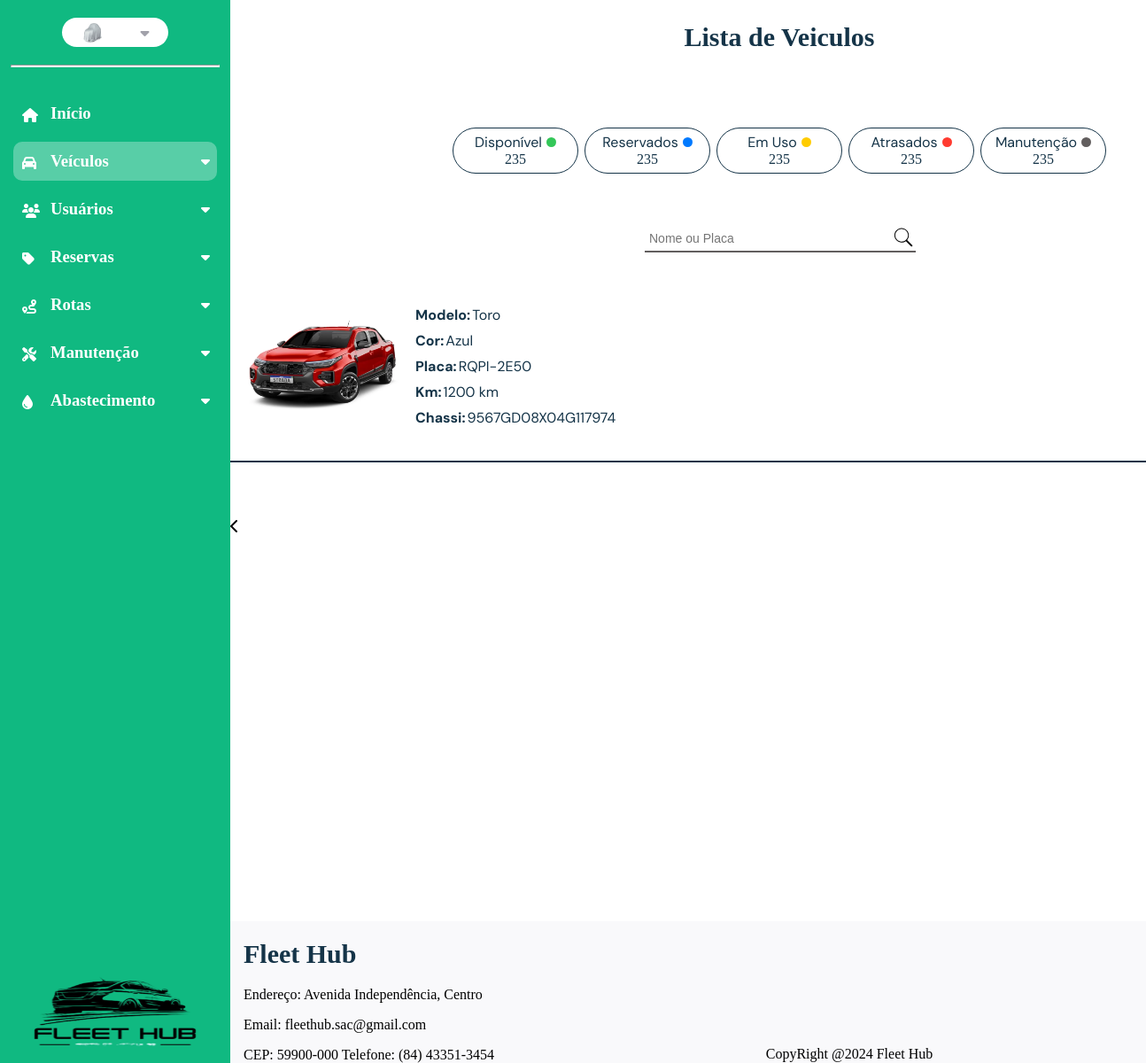
Page /listagem-veiculos (signed in) on the earlier database version.
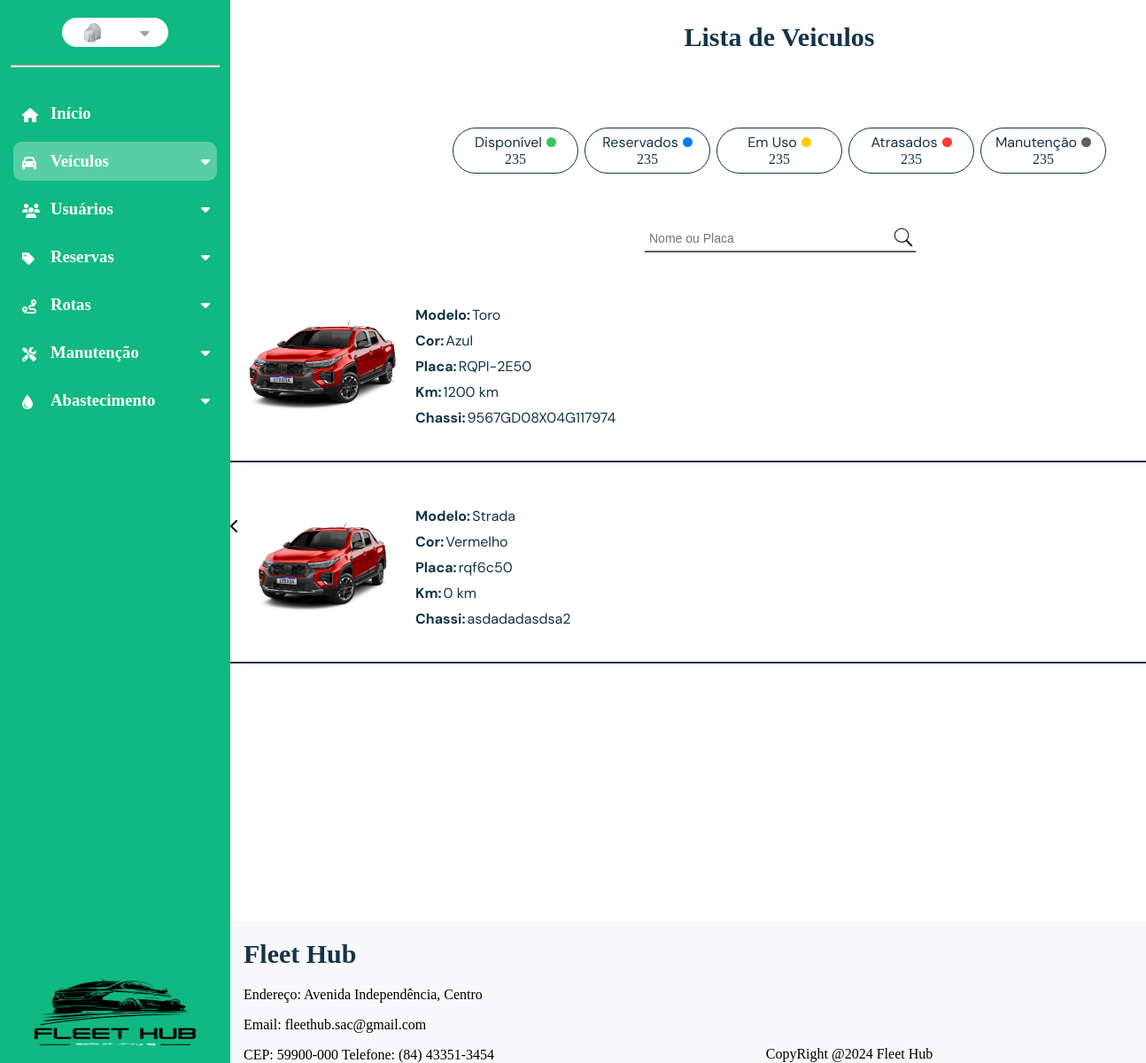
Same page on the later database version.
### dashboard/models.py (models this page shows, shortened)
class CustomUser(AbstractUser):
    nome = models.CharField(max_length=50)
    email = models.EmailField(max_length=254, unique=True)
    cpf = models.CharField(max_length=11, unique=True)
    telefone = models.CharField(max_length=15)
    rua = models.CharField(max_length=35)
    bairro = models.CharField(max_length=35)
    cidade = models.CharField(max_length=35)
    cep = models.CharField(max_length=15)
    imagem = models.ImageField(
        upload_to="imagens/usuario",
        height_field=None,
        width_field=None,
        max_length=None,
        default="carro-escondido.jpg",
    )
    estado = models.ForeignKey(Estado, on_delete=models.CASCADE, null=True, blank=True)
    tipo_usuario = models.ForeignKey(TipoUsuario, on_delete=models.CASCADE, null=True, blank=True)
    status_usuario = models.ForeignKey(StatusUsuario, on_delete=models.CASCADE, null=True, blank=True)
    groups = models.ManyToManyField(
        "auth.Group",
        related_name="customuser_set",
        blank=True
    )
    user_permissions = models.ManyToManyField(
        "auth.Permission",
        related_name="customuser_permissions_set",
        blank=True
    )

class Veiculo(models.Model):
    modelo = models.CharField(max_length=50)
    marca = models.CharField(max_length=100)
    valor_compra = models.CharField(max_length=25)
    ano = models.IntegerField()
    km = models.CharField(max_length=20)
    motor = models.CharField(max_length=10)
    placa = models.CharField(max_length=20)
    chassi = models.CharField(max_length=20)
    cor = models.CharField(max_length=50, default="indefinido")
    imagem = models.ImageField(
        upload_to="imagens/veiculos",
        height_field=None,
        width_field=None,
        max_length=None,
        default="media/carro-escondido.jpg",
    )
    status = models.ForeignKey(
    Status_Veiculo,
    on_delete=models.SET_NULL,
    null=True,
    blank=True,
    related_name="veiculos_status"
)
    data_cadastro = models.DateField(auto_now_add=True)
    data_alteracao = models.DateField(auto_now=True)
    usuario_cadastro = models.ForeignKey(
        CustomUser,
        on_delete=models.SET_NULL,
        null=True,
        blank=True,
        related_name="veiculos_cadastrados",
    )
    usuario_alteracao = models.ForeignKey(
        CustomUser,
        on_delete=models.SET_NULL,
        null=True,
        blank=True,
        related_name="veiculos_alterados",
    )

### dashboard/views.py (the view)
# urls.py: path('listagem-veiculos',views.listagem_veiculos,name='listagem_veiculos'),
@login_required
def listagem_veiculos(request):
    query = request.GET.get('query')
    veiculos = Veiculo.objects.all()
    if query:
        veiculos = veiculos.filter(
            modelo__icontains=query
        ) | veiculos.filter(
            placa__icontains=query
        )
    return render(request, 'dashboard/listagem_veiculos.html',{'veiculos':veiculos})

### dashboard/templates/dashboard/listagem_veiculos.html (shortened to what this page needs)
{% extends 'base.html' %}
{% load static %}
{% block page_name %}Listagem_Veiculos{% endblock page_name %}
{% block estilos %}
<link rel="stylesheet" href="{% static 'css/listagem_veiculos.css' %}">
<link href="https://cdnjs.cloudflare.com/ajax/libs/font-awesome/6.0.0-beta3/css/all.min.css" rel="stylesheet">
{% endblock estilos %}
{% block content %}
<section id="content-listagem">
    <h1>Lista de Veiculos</h1>
    <div id="filtros">
        <div id="estrutura-filtros">
            <div id="descricao-filtros">
                <p>Disponível</p>
                <div id="bolinha-filtro" style="background-color: #34C759;">
                </div>
            </div>
            <div id="quantidade-filtro">
                <p>235</p>
            </div>
        </div>
        <div id="estrutura-filtros">
            <div id="descricao-filtros">
                <p>Reservados</p>
                <div id="bolinha-filtro" style="background-color: #007AFF;">
                </div>
            </div>
            <div id="quantidade-filtro">
                <p>235</p>
            </div>
        </div>
        <div id="estrutura-filtros">
            <div id="descricao-filtros">
                <p>Em Uso</p>
                <div id="bolinha-filtro" style="background-color: #FFCC00;">
                </div>
            </div>
            <div id="quantidade-filtro">
                <p>235</p>
            </div>
        </div>
        <div id="estrutura-filtros">
            <div id="descricao-filtros">
                <p>Atrasados</p>
                <div id="bolinha-filtro" style="background-color: #FF3B30;">
                </div>
            </div>
            <div id="quantidade-filtro">
                <p>235</p>
            </div>
        </div>
        <div id="estrutura-filtros">
            <div id="descricao-filtros">
                <p>Manutenção</p>
                <div id="bolinha-filtro" style="background-color: #625E5E;">
                </div>
            </div>
            <div id="quantidade-filtro">
                <p>235</p>
            </div>
        </div>
    </div>
    <div id="search-box">
        <form action="" method="GET">
                <div id="descr-search">
                    <input type="text" id="search-input" name="query" placeholder="Nome ou Placa" style="border: none; outline: none; padding: 5px; font-size: 14px; flex: 1;">
                    <button type="submit" style="background: none; border: none; cursor: pointer; padding: 0;">
                    </button>
                </div>
            <div id="linha-search"></div>
        </form>
    </div>
    <div id="lista-veiculos">
        {% for veiculo in veiculos %}
            <div id="linha-veiculo">
                <div id="img-veiculo">
                    <img id="teste" src="{{veiculo.imagem.url}}" alt="">
                    <div id="elementos-veiculo">
                        <div id="elementos-filhos">
                            <p id="titulo">Modelo:</p>
                            <p id="resultado">{{veiculo.modelo}}</p>
                        </div>
                        <div id="elementos-filhos">
                            <p id="titulo">Cor:</p>
                            <p id="resultado">{{veiculo.cor}}</p>
                        </div>
                        <div id="elementos-filhos">
                            <p id="titulo">Placa:</p>
                            <p id="resultado">{{veiculo.placa}}</p>
                        </div>
                        <div id="elementos-filhos">
                            <p id="titulo">Km:</p>
                            <p id="resultado">{{veiculo.km}}</p>
                        </div>
                        <div id="elementos-filhos">
                            <p id="titulo">Chassi:</p>
                            <p id="resultado">{{veiculo.chassi}}</p>
                        </div>
                    </div>
                </div>
        </div>
        <div id="linha"></div>
    {% endfor %}
    </div>
</section>
{% endblock %}

### global_templates/base.html (shortened to what this page needs)
{% load static %}
<!DOCTYPE html>
<html lang="en">
<head>
    <link rel="stylesheet" href="{% static 'css/global-style.css' %}">
    {% block estilos %}{% endblock %}
    <link rel="stylesheet" href="https://cdnjs.cloudflare.com/ajax/libs/font-awesome/6.6.0/css/all.min.css"
 />
</head>
<body id="{% block body_id %}default-page{% endblock %}" data-page="{% block page_name %}default{% endblock %}">
    <aside id="sidebar">
        <div id="user-menu-sidebar">
            <div id="user_menu">
                <img id="img_perfil" src="{{request.user.imagem.url}}" alt="" title="Imagem do Perfil">
                <i id="user_icon" class="fa-solid fa-caret-down" style="color: #a1a1aa;"></i>
            </div>
            <hr>
            <div id="sidebar-expansive">
                <a href="{% url 'tela_dashboard' %}" class="element-icon"><i class="fa-solid fa-house icon"
                        title="Início"></i>
                    <h3 id="text-init">Início</h3>
                </a>
                {% if user.tipo_usuario.nome == 'ADMIN' and user.status_usuario.status == 'Ativo' %}
                    <a class="element-icon" id="id-veiculos"><i class="fa-solid fa-car icon" title="Veículos"></i>
                        <h3 class="text-menu-lateral" id="text-veicles">Veículos</h3>
                        <i id="icon_veiculos" class="fa-solid fa-caret-down"
                            style="color: rgb(255, 255, 255); display: block; transform: rotate(0deg);"></i>
                    </a>
                {% endif %}
                {% if user.tipo_usuario.nome == 'ADMIN' or user.tipo_usuario.nome == 'Cliente' and user.status_usuario.status == 'Ativo' %}
                    <a class="element-icon" id="id-usuarios">
                        <i class="fa-solid fa-users icon" title="Usuários"></i>
                        <h3 class="text-menu-lateral" id="text-users">Usuários</h3>
                        <i id="icon_usuarios" class="fa-solid fa-caret-down"
                            style="color: rgb(255, 255, 255); display: block; transform: rotate(0deg);">
                        </i>
                    </a>
                {% endif %}
                {% if user.tipo_usuario.nome == 'ADMIN' or user.tipo_usuario.nome == 'Cliente' and user.status_usuario.status == 'Ativo' %}
                    <a class="element-icon" id="id-reservas"><i class="fa-solid fa-tag icon" title="Reservas"></i>
                        <h3 class="text-menu-lateral" id="text-reservations">Reservas</h3>
                            <i id="icon_reservas" class="fa-solid fa-caret-down"
                            style="color: rgb(255, 255, 255); display: block; transform: rotate(0deg);"></i>
                    </a>
                {% endif %}
                {% if user.tipo_usuario.nome == 'ADMIN' and user.status_usuario.status == 'Ativo' %}
                    <a class="element-icon" id="id-rotas"><i class="fa-solid fa-route icon" title="Rotas"></i>
                        <h3 class="text-menu-lateral" id="text-routes">Rotas</h3>
                            <i id="icon_rotas" class="fa-solid fa-caret-down"
                            style="color: rgb(255, 255, 255); display: block; transform: rotate(0deg);"></i>
                    </a>
                {% endif %}
                {% if user.tipo_usuario.nome == 'ADMIN' and user.status_usuario.status == 'Ativo' %}
                    <a class="element-icon" id="id-manutencao">
                        <i class="fa-solid fa-screwdriver-wrench icon" title="Manutenção">
                        </i>
                        <h3 class="text-menu-lateral" id="text-maintenance">Manutenção</h3>
                            <i id="icon_manutencao" class="fa-solid fa-caret-down"
                            style="color: rgb(255, 255, 255); display: block; transform: rotate(0deg);"></i>
                    </a>
                {% endif %}
                {% if user.tipo_usuario.nome == 'ADMIN' and user.status_usuario.status == 'Ativo' %}
                    <a class="element-icon" id="id-abastecimento">
                        <i class="fa-solid fa-droplet icon"
                            title="Abastecimento">
                        </i>
                    <h3 class="text-menu-lateral" id="text-supply">Abastecimento</h3>
                        <i id="icon_abastecimento" class="fa-solid fa-caret-down"
                            style="color: rgb(255, 255, 255); display: block; transform: rotate(0deg);"></i>
                    </a>
                {% endif %}
            </div>
            <img src="{% static 'img/logo_fleethub.png' %}" alt="" style="width: 100%;">
        </div>
        <div id="div-img_sidebar-expansive"><i id="img_sidebar-expansive" class="fa-solid fa-chevron-left"></i></div>
    </aside>
    <div id="content-and-footer">
        <div id='container-block-content'>
            {% block content %}{% endblock content %}
        </div>
        <footer>
            <div class="footer-left" style="margin-left: 15px;">
                <h1>Fleet Hub</h1>
                <p>Endereço: Avenida Independência, Centro</p>
                <p>Email: fleethub.sac@gmail.com</p>
                <p style="margin-bottom: 0;">CEP: 59900-000 Telefone: (84) 43351-3454</p>
            </div>
            <div class="footer-center">
                <p style="margin-bottom: 0; margin-top: 0;">CopyRight @2024 Fleet Hub </p>
            </div>
        </footer>
    </div>
</body>
</html>

### global_static/css/global-style.css (style rules this page uses)
:root { --color-white:#ffffff; --color-green-menu: #10B981; --menu-modulos-color:rgba(255,255,255,0.3); }
body { background-color:var(--color-white); margin: 0; display: flex; height: 1400px; }
hr { background-color: white; width: 90%; height: 0.5px; margin: 20px auto; }
#sidebar { background-color: var(--color-green-menu); display: flex; width: 260px; position: relative; height: auto; }
#user_menu { display: flex; justify-content: space-evenly; align-items: center; width: 120px; height: 40px; border-radius: 50px; background-color: var(--color-white); margin-top: 20px; }
.text-menu-lateral { width: 150px; }
#user_icon { transition: 400ms; }
#img_perfil { border-radius: 50%; width: 24px; height: 24px; }
.fa-caret-down { transition: 0.5s; }
#user-menu-sidebar { display: flex; flex-direction: column; align-items: center; }
#img_sidebar-expansive { width: 28px; height: 28px; }
#div-img_sidebar-expansive { width: 28px; height: auto; display: flex; align-items: center; }
#sidebar-expansive { background-color: var(--color-green-menu); width: 260px; height: 100% }
.element-icon { text-decoration: none; display: flex; align-items: center; gap: 20px; margin-left: 15px; margin-right: 15px; margin-top: 10px; width: 230px; height: 44px; border-radius: 10px; }
.icon { width: 12px; height: 12px; margin-left: 10px; color: var(--color-white); }
#sidebar-expansive h3 { color: var(--color-white); }
#content-and-footer { display: grid; grid-template-rows: 1fr auto; width: 100%; }
footer { width: 100%; height: auto; margin: 0; display: flex; flex-direction: row; justify-content: space-between; align-items: center; background-color: rgba(239,240,244,0.4); }
.footer-center { margin-top:140px; }

### dashboard/static/css/listagem_veiculos.css (style rules this page uses)
body { height: 1200px; }
section { padding: 0; }
form { margin: auto; }
h1 { color: #153448; font-size: 30px; font-weight: bold; }
#container-block-content { margin: 0 auto; }
#filtros { display: flex; flex-direction: row; justify-content: space-around; width: 745px; margin: auto; }
#estrutura-filtros { width: 140px; height: 50px; border: 1px #153448 solid; border-radius: 30px; display: flex; justify-content: center; flex-direction: column; align-items: center; }
#content-listagem { max-width: 1240px; display: flex; justify-content: center; flex-direction: column; row-gap: 60px; }
#content-listagem h1 { text-align: center; }
#descricao-filtros { display: flex; flex-direction: row; align-items: center; justify-content: center; column-gap: 5px; }
#descricao-filtros p { margin: 0; color: #153448; font-family: 'DM Sans', sans-serif; }
#bolinha-filtro { width: 11px; height: 11px; border-radius: 180px; }
#estrutura-filtros #quantidade-filtro { justify-content: center; }
#estrutura-filtros #quantidade-filtro p { margin: 0; color: #153448; }
#search-box { display: flex; flex-direction: column; max-width: 304px; margin: auto; }
#descr-search { display: flex; flex-direction: row; align-items: center; width: 304px; justify-content: space-between; }
#descr-search #search-input { color: #625E5E; font-size: 16x; }
#linha-search { width: 304px; border: #625E5E 0.1px solid; }
#lista-veiculos { display: flex; row-gap: 50px; flex-direction: column; overflow-y: scroll; overflow-x: hidden; width: 1240px; height: 100%; max-height: 600px; }
#linha-veiculo { width: 98%; display: flex; flex-direction: row; justify-content: space-between; }
#img-veiculo { display: flex; flex-direction: row; max-height: 125px; }
img { width: 209px; height: 125px; }
#elementos-veiculo { display: flex; flex-direction: column; max-height: 125px; }
#elementos-veiculo #elementos-filhos { display: flex; flex-direction: row; column-gap: 2px; }
#elementos-veiculo #elementos-filhos #titulo { margin-bottom: 8px; margin-top: 0px; color: #153448; font-size: 16px; font-weight: bold; font-family: 'Dm sans',sans-serif; }
#elementos-veiculo #elementos-filhos #resultado { margin-bottom: 8px; margin-top: 0px; font-size: 16px; color: #153448; font-family: 'Dm sans',sans-serif; }
#linha { border: #153448 0.5px solid; width: 98%; }

Differences in the rows shown:
added Veiculo: imagem (picture), modelo "Strada", cor "Vermelho", placa "rqf6c50", km "0 km", chassi "asdadadasdsa2"
